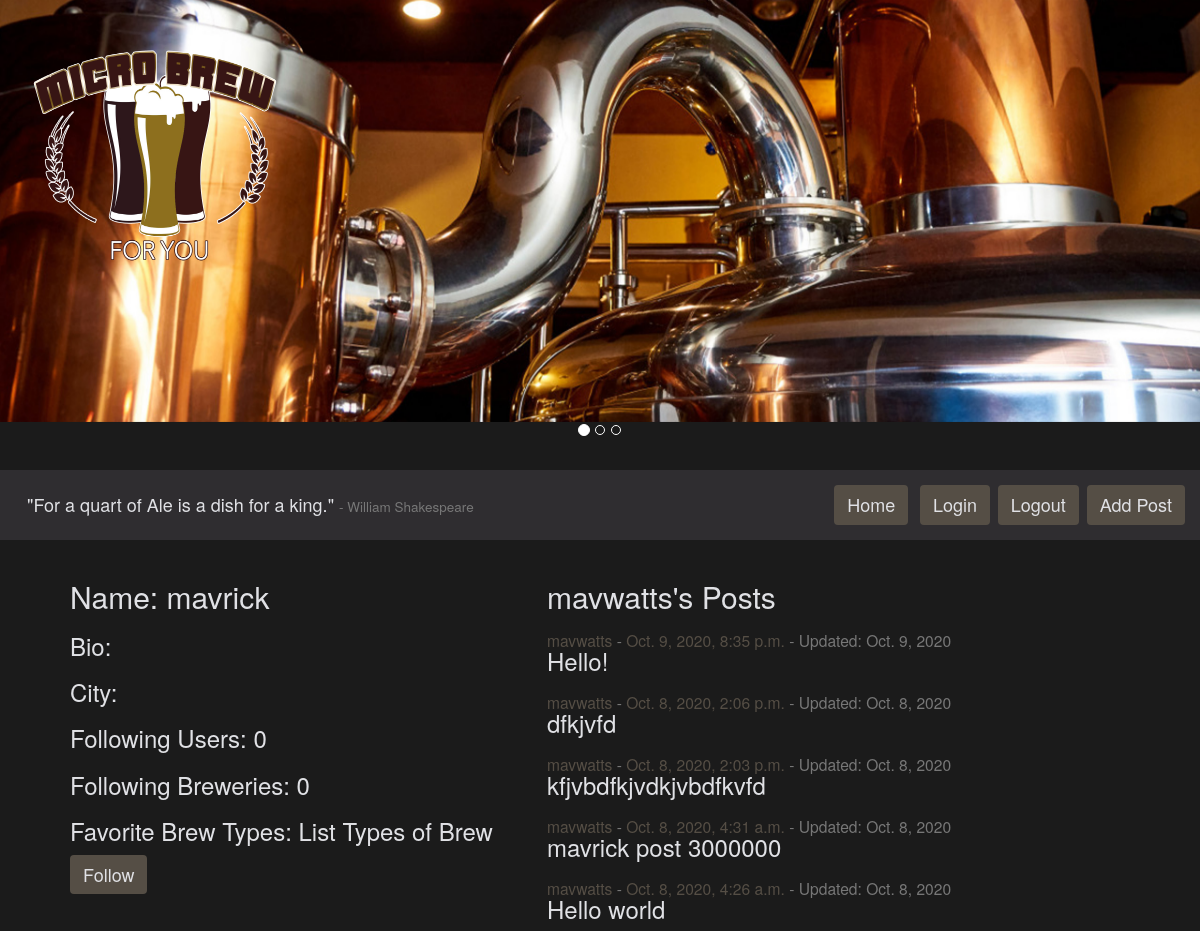
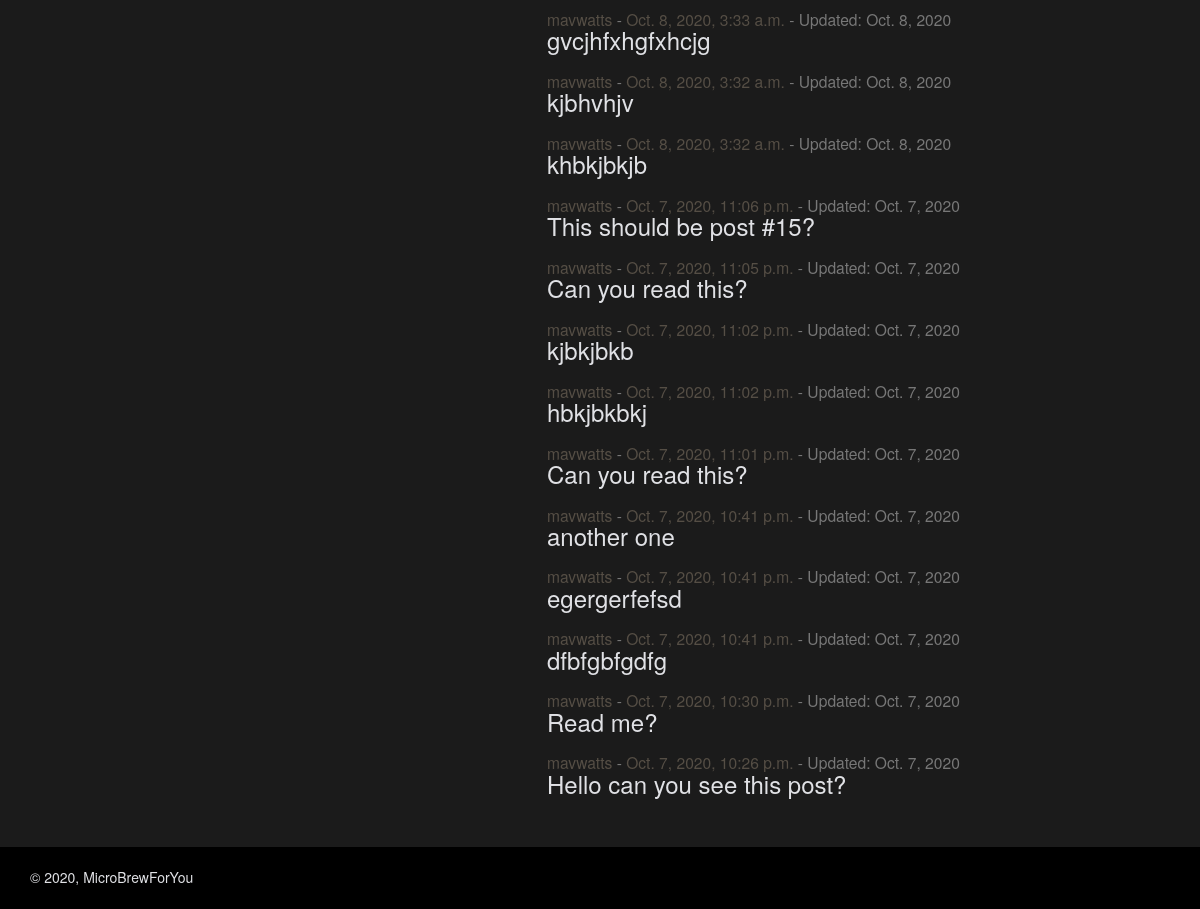
Page /user/7/ (signed in) on the committed database (2 pictures, top to bottom).
### microbrewforyou_app/models.py (models this page shows, shortened)
class CustomUser(AbstractUser):
    bio = models.CharField(max_length=280, default='')
    user_image = models.ImageField(
        upload_to='CustomUser/', null=False, blank=False)
    users_following = models.ManyToManyField(
        "self", symmetrical=False, related_name='CustomUser')
    fav_breweries = models.ManyToManyField(
        "Breweries", symmetrical=False,
        related_name='fav_breweries', blank=True)
    fav_brewtypes = models.ManyToManyField(
        "BrewTypes", symmetrical=False,
        related_name='fav_brewtypes', blank=True)
    address = models.CharField(max_length=280)
    city = models.CharField(max_length=50)
    state = models.CharField(max_length=50)
    user_since = models.DateTimeField(default=timezone.now)
    REQUIRED_FIELDS = ['first_name', 'bio', 'address', 'city', 'state']
    def __str__(self):
        return self.username

class Posts(models.Model):
    author = models.ForeignKey(
        CustomUser, on_delete=models.CASCADE, related_name='author')
    body = models.TextField(max_length=280)
    postTime = models.DateTimeField(default=timezone.now)
    lastUpdated = models.DateField(auto_now=True)

### microbrewforyou_app/views.py (the view)
# urls.py: path('user/<int:user_id>/', UserDetailView.as_view(), name="userview"),
class UserDetailView(View):
    def get(self, request, user_id):
        selected_user = CustomUser.objects.filter(id=user_id).first()
        following_list = request.user.users_following.all()
        if selected_user.users_following:
            number_following = len(selected_user.users_following.all())
        else:
            number_following = 0
        user_posts = Posts.objects.filter(
            author=user_id).order_by('postTime').reverse()
        number_posts = len(user_posts)
        words_quote = "For a quart of Ale is a dish for a king."
        words_author = "William Shakespeare"
        return render(
            request, "user_detail.html",
            {"number_posts": number_posts,
             "selected_user": selected_user,
             "user_posts": user_posts,
             "following_list": following_list,
             "number_following": number_following,
             'words_author': words_author, "words_quote": words_quote}
        )

### templates/user_detail.html
{% extends 'base.html' %} {% block content %}
<br />
<div class="main-user">
    <div class="two-column">
        <h2>Name: {{ selected_user.first_name }} {% if request.user == selected_user %}<a href="/edituser/{{selected_user.id}}/" class="btn button-menu">Edit User</a>{% endif %}</h2>
        <h3>Bio: {{ selected_user.bio }}</h3>
        <h3>City: {{ selected_user.city }}</h3>
        <h3>Following Users: {{ number_following }}</h3>
        <h3>Following Breweries: 0</h3>
        <h3>Favorite Brew Types: List Types of Brew</h3>
        {% if request.user != selected_user %}
        {% if selected_user not in following_list %}
        <a href="/following/{{selected_user.id}}/" class="btn button-menu">Follow</a>
        {% else %}
        <a href="/unfollowing/{{selected_user.id}}/" class="btn button-menu">Unfollow</a>
        {% endif %}
        {% endif %}
    </div>
    <div class="two-column">
        <h2>{{ selected_user }}'s Posts</h2>
        {% for post in user_posts %}
        <h3>
        <span class="small"
            ><a  class="custom_link" href="/user/{{ post.author.id }}/">{{ post.author }}</a> -
            <a  class="custom_link" href="/post/{{ post.id }}/">{{post.postTime}}</a></span
        ><span class="small"
            > - Updated: {{ post.lastUpdated }}</a></span><br />
        {{ post.body }}
        </h3>
        {% endfor %}
    </div>
</div>
<br />
<br />
{% endblock %}

### static/css/main.css (style rules this page uses)
.two-column { width: 45%; }
.main-user { display: flex; }
body#custom_body { background-color: #1b1b1b; color: #e0e1e5; }
a.button-menu { background-color: #554e45; color: #e0e1e5; font-size: 18px; }
a.custom_link { color: #554e45; }

### rows in the picture
CustomUser: first_name "mavrick", username "mavwatts"
Posts: author "mavwatts", postTime "Oct. 9, 2020, 8:35 p.m.", lastUpdated "Oct. 9, 2020", body "Hello!"
Posts: author "mavwatts", postTime "Oct. 8, 2020, 2:06 p.m.", lastUpdated "Oct. 8, 2020", body "dfkjvfd"
Posts: author "mavwatts", postTime "Oct. 8, 2020, 2:03 p.m.", lastUpdated "Oct. 8, 2020", body "kfjvbdfkjvdkjvbdfkvfd"
Posts: author "mavwatts", postTime "Oct. 8, 2020, 4:31 a.m.", lastUpdated "Oct. 8, 2020", body "mavrick post 3000000"
Posts: author "mavwatts", postTime "Oct. 8, 2020, 4:26 a.m.", lastUpdated "Oct. 8, 2020", body "Hello world"
Posts: author "mavwatts", postTime "Oct. 8, 2020, 3:33 a.m.", lastUpdated "Oct. 8, 2020", body "gvcjhfxhgfxhcjg"
Posts: author "mavwatts", postTime "Oct. 8, 2020, 3:32 a.m.", lastUpdated "Oct. 8, 2020", body "kjbhvhjv"
Posts: author "mavwatts", postTime "Oct. 8, 2020, 3:32 a.m.", lastUpdated "Oct. 8, 2020", body "khbkjbkjb"
Posts: author "mavwatts", postTime "Oct. 7, 2020, 11:06 p.m.", lastUpdated "Oct. 7, 2020", body "This should be post #15?"
Posts: author "mavwatts", postTime "Oct. 7, 2020, 11:05 p.m.", lastUpdated "Oct. 7, 2020", body "Can you read this?"
Posts: author "mavwatts", postTime "Oct. 7, 2020, 11:02 p.m.", lastUpdated "Oct. 7, 2020", body "kjbkjbkb"
Posts: author "mavwatts", postTime "Oct. 7, 2020, 11:02 p.m.", lastUpdated "Oct. 7, 2020", body "hbkjbkbkj"
Posts: author "mavwatts", postTime "Oct. 7, 2020, 11:01 p.m.", lastUpdated "Oct. 7, 2020", body "Can you read this?"
Posts: author "mavwatts", postTime "Oct. 7, 2020, 10:41 p.m.", lastUpdated "Oct. 7, 2020", body "another one"
Posts: author "mavwatts", postTime "Oct. 7, 2020, 10:41 p.m.", lastUpdated "Oct. 7, 2020", body "egergerfefsd"
Posts: author "mavwatts", postTime "Oct. 7, 2020, 10:41 p.m.", lastUpdated "Oct. 7, 2020", body "dfbfgbfgdfg"
Posts: author "mavwatts", postTime "Oct. 7, 2020, 10:30 p.m.", lastUpdated "Oct. 7, 2020", body "Read me?"
Posts: author "mavwatts", postTime "Oct. 7, 2020, 10:26 p.m.", lastUpdated "Oct. 7, 2020", body "Hello can you see this post?"

### other values in the picture
{{ words_quote }} "For a quart of Ale is a dish for a king."
{{ words_author }} "William Shakespeare"
{{ number_following }} "0"
